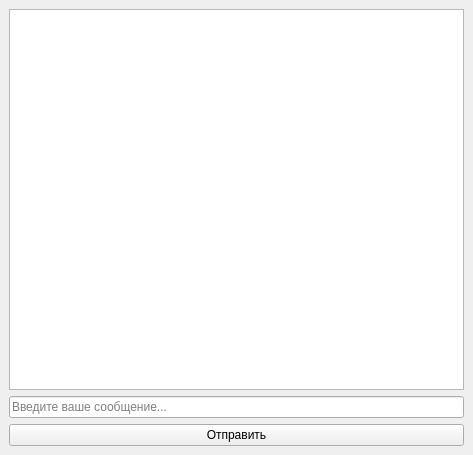
<?xml version="1.0" encoding="UTF-8"?>
<ui version="4.0">
 <class>MainWindow</class>
 <widget class="QMainWindow" name="MainWindow">
  <property name="geometry">
   <rect>
    <x>0</x>
    <y>0</y>
    <width>473</width>
    <height>455</height>
   </rect>
  </property>
  <property name="windowTitle">
   <string>MainWindow</string>
  </property>
  <widget class="QWidget" name="centralwidget">
   <layout class="QVBoxLayout" name="verticalLayout">
    <item>
     <widget class="QPlainTextEdit" name="message_box">
      <property name="readOnly">
       <bool>true</bool>
      </property>
      <property name="centerOnScroll">
       <bool>false</bool>
      </property>
     </widget>
    </item>
    <item>
     <widget class="QLineEdit" name="message_input">
      <property name="placeholderText">
       <string>Введите ваше сообщение...</string>
      </property>
     </widget>
    </item>
    <item>
     <widget class="QPushButton" name="message_button">
      <property name="text">
       <string>Отправить</string>
      </property>
     </widget>
    </item>
   </layout>
  </widget>
 </widget>
 <resources/>
 <connections/>
</ui>
